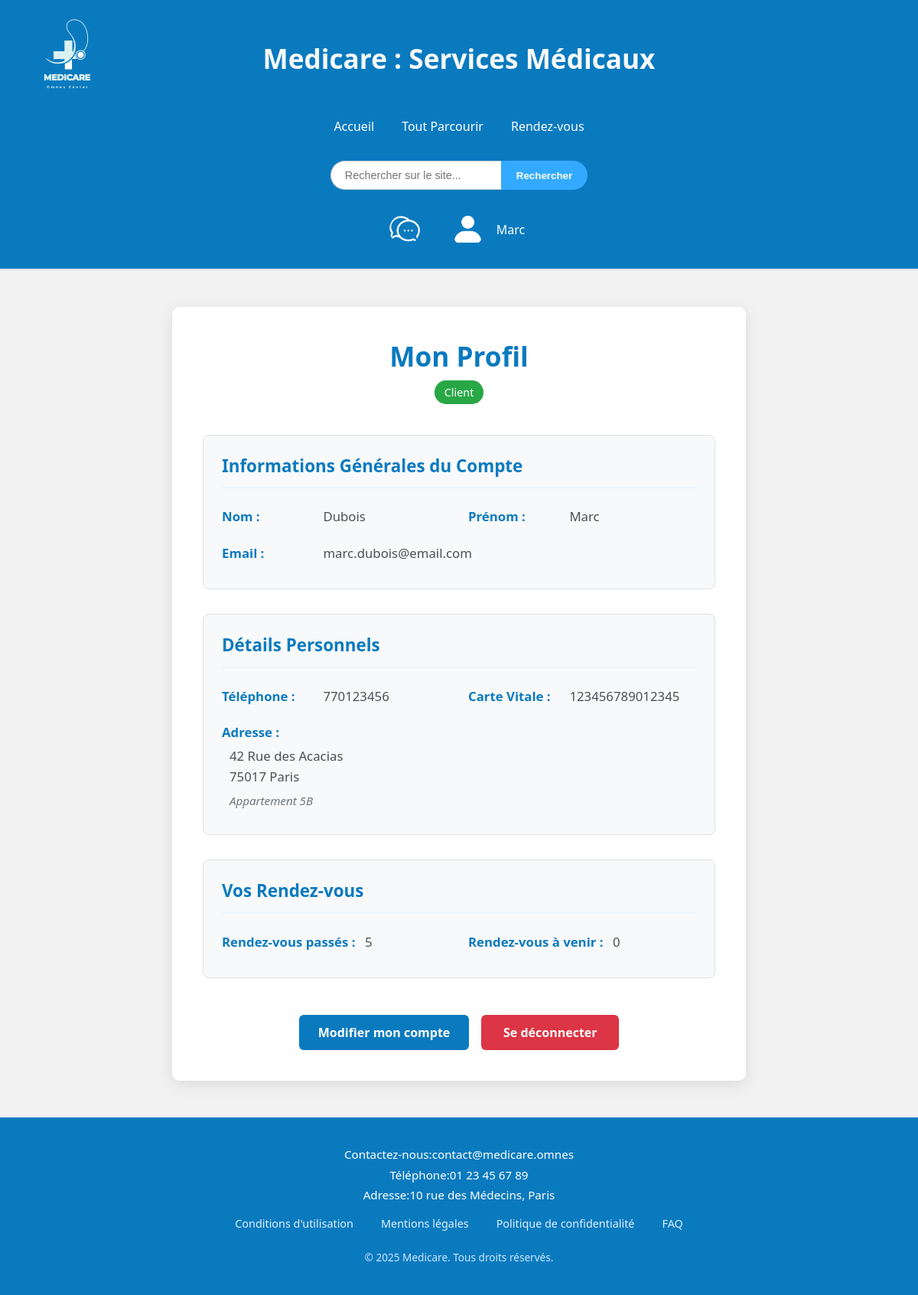
/profil.php (signed in), run on the app's committed database.
### tables this page shows
CREATE TABLE IF NOT EXISTS `utilisateurs` (
  `ID` int NOT NULL AUTO_INCREMENT,
  `Nom` varchar(255) DEFAULT NULL,
  `Prenom` varchar(255) DEFAULT NULL,
  `Email` varchar(255) DEFAULT NULL,
  `MotDePasse` varchar(255) DEFAULT NULL,
  `TypeCompte` varchar(255) NOT NULL,
  PRIMARY KEY (`ID`)
);

CREATE TABLE IF NOT EXISTS `utilisateurs_client` (
  `ID` int NOT NULL AUTO_INCREMENT,
  `Telephone` bigint NOT NULL,
  `CarteVitale` bigint NOT NULL,
  `ID_Adresse` int NOT NULL,
  PRIMARY KEY (`ID`)
);

CREATE TABLE IF NOT EXISTS `adresse` (
  `ID` int NOT NULL AUTO_INCREMENT,
  `Adresse` varchar(255) NOT NULL,
  `Ville` varchar(255) NOT NULL,
  `CodePostal` int NOT NULL,
  `InfosComplementaires` varchar(255) NOT NULL,
  PRIMARY KEY (`ID`)
);

### profil.php (the view, shortened to what this page needs)
<?php
$db_host = "localhost";
$db_user = "root";
$db_pass = "";
$db_name = "base_donne_web";
$conn = mysqli_connect($db_host, $db_user, $db_pass, $db_name);
$user_id = $_SESSION["user_id"];
$user_id_safe = (int) $user_id;
$sql = "SELECT ID, Nom, Prenom, Email, TypeCompte FROM utilisateurs WHERE ID = $user_id_safe";
$result_user = mysqli_query($conn, $sql);
$user = mysqli_fetch_assoc($result_user);
$type = $user["TypeCompte"];
$detailed_info = [];
$stats = [];
if ($type==="client") {
    $sql_client = "
        SELECT uc.Telephone, uc.CarteVitale,
               a.Adresse AS AdresseLigne, a.Ville, a.CodePostal, a.InfosComplementaires
        FROM utilisateurs_client uc
        LEFT JOIN adresse a ON uc.ID_Adresse = a.ID
        WHERE uc.ID = $user_id_safe
    ";
    $result_client = mysqli_query($conn, $sql_client);
    if ($result_client) {
        $detailed_info = mysqli_fetch_assoc($result_client) ?: [];
    } else {
        error_log("Erreur requête clienT: " . mysqli_error($conn) . " SQL: " . $sql_client);
    }
    $sql_rdv_past = "SELECT COUNT(*) as count FROM rdv WHERE ID_Client = $user_id_safe AND CONCAT(DateRDV, ' ', HeureFin) < NOW()";
    $result_rdv_past = mysqli_query($conn, $sql_rdv_past);
    if ($result_rdv_past) {
        $row_rdv_past = mysqli_fetch_assoc($result_rdv_past);
        $stats['rdv_past_count'] = $row_rdv_past['count'] ?? 0;
    } else {
        error_log("Erreur requête rdv passe " . mysqli_error($conn) . " SQL: " . $sql_rdv_past);
        $stats['rdv_past_count'] = 0;
    }
    $sql_rdv_upcoming = "SELECT COUNT(*) as count FROM rdv WHERE ID_Client = $user_id_safe AND CONCAT(DateRDV, ' ', HeureDebut) >= NOW()";
    $result_rdv_upcoming = mysqli_query($conn, $sql_rdv_upcoming);
     if ($result_rdv_upcoming) {
        $row_rdv_upcoming = mysqli_fetch_assoc($result_rdv_upcoming);
        $stats['rdv_upcoming_count'] = $row_rdv_upcoming['count'] ?? 0;
    } else {
        error_log("Erreur requête rdv futurs" . mysqli_error($conn) . " SQL: " . $sql_rdv_upcoming);
        $stats['rdv_upcoming_count'] = 0;
    }
}
function safe_html($value) {
    return $value !== 0 ? htmlspecialchars((string)$value, ENT_QUOTES, 'UTF-8') : '';
}
?>
<!DOCTYPE html>
<html lang="fr">
<?php require 'includes/head.php'; ?>
<body>
<?php require 'includes/header.php'; ?>
<main class="profile-main">
    <div class="profile-container">
        <div class="profile-page-header">
            <h2 class="profile-title">Mon Profil</h2>
            <div class="account-type-badge-container">
                 <span class="account-type-tag type-<?= strtolower(safe_html($type)) ?>"><?= safe_html(ucfirst($type)) ?></span>
            </div>
        </div>
        <section class="profile-section">
            <h3 class="section-title">Informations Générales du Compte</h3>
            <div class="profile-details-grid">
                <p class="profile-detail-item"><strong>Nom :</strong> <?= safe_html($user["Nom"] ?? '') ?></p>
                <p class="profile-detail-item"><strong>Prénom :</strong> <?= safe_html($user["Prenom"] ?? '') ?></p>
                <p class="profile-detail-item full-width"><strong>Email :</strong> <?= safe_html($user["Email"] ?? '') ?></p>
            </div>
        </section>
        <?php if ($type === "Personnel") : ?>
            <section class="profile-section">
                <h3 class="section-title">Détails Professionnels</h3>
                <?php if (!empty($detailed_info["Photo"])): ?>
                    <div class="profile-photo-wrapper">
                        <img src="uploads/<?= safe_html($detailed_info["Photo"]) ?>" alt="Photo de profil" class="profile-photo-display">
                    </div>
                <?php endif; ?>
                <div class="profile-details-grid">
                    <p class="profile-detail-item"><strong>Téléphone :</strong> <?= safe_html($detailed_info["Telephone"] ?? "Non renseigné") ?></p>
                    <p class="profile-detail-item"><strong>Spécialité / Type :</strong> <?= safe_html($detailed_info["Specialite"] ?? "Non renseignée") ?></p>
                    <?php if (!empty($detailed_info["Description"])): ?>
                        <p class="profile-detail-item full-width"><strong>Description :</strong><br><span class="description-text"><?= nl2br(safe_html($detailed_info["Description"])) ?></span></p>
                    <?php endif; ?>
                    <?php if (!empty($detailed_info["AdresseLigne"])): ?>
                        <p class="profile-detail-item full-width"><strong>Adresse Cabinet :</strong>
                            <span class="address-block">
                                <?= safe_html($detailed_info["AdresseLigne"]) ?><br>
                                <?= safe_html($detailed_info["CodePostal"] ?? '') ?> <?= safe_html($detailed_info["Ville"] ?? '') ?>
                                <?php if (!empty($detailed_info["InfosComplementaires"])): ?>
                                    <br><em class="address-complement"><?= safe_html($detailed_info["InfosComplementaires"]) ?></em>
                                <?php endif; ?>
                            </span>
                        </p>
                    <?php else: ?>
                        <p class="profile-detail-item full-width"><strong>Adresse Cabinet :</strong> Non renseignée</p>
                    <?php endif; ?>
                     <?php if (!empty($detailed_info["Video"])): ?>
                        <p class="profile-detail-item"><strong>Vidéo :</strong>
                            <a href="uploads/<?= safe_html($detailed_info["Video"]) ?>" target="_blank" class="video-link">Voir la vidéo</a>
                        </p>
                    <?php endif; ?>
                     <?php if (!empty($detailed_info["CV_Content"])): ?>
                        <p class="profile-detail-item"><strong>CV :</strong>
                            CV Disponible
                        </p>
                    <?php else: ?>
                        <p class="profile-detail-item"><strong>CV :</strong> Non renseigné</p>
                    <?php endif; ?>
                </div>
            </section>
            <section class="profile-section">
                <h3 class="section-title">Activité Professionnelle</h3>
                <div class="profile-details-grid">
                    <p class="profile-detail-item"><strong>Vos RDV à venir :</strong> <?= safe_html($stats['personnel_rdv_upcoming_count'] ?? '0'); ?> </p>
                    <p class="profile-detail-item"><strong>Vos créneaux libres à venir :</strong> <?= safe_html($stats['personnel_dispo_upcoming_count'] ?? '0'); ?></p>
                </div>
            </section>
        <?php elseif ($type === "client") : ?>
            <section class="profile-section">
                <h3 class="section-title">Détails Personnels</h3>
                <div class="profile-details-grid">
                    <p class="profile-detail-item"><strong>Téléphone :</strong> <?= safe_html($detailed_info["Telephone"] ?? "Non renseigné") ?></p>
                    <p class="profile-detail-item"><strong>Carte Vitale :</strong> <?= safe_html($detailed_info["CarteVitale"] ?? "Non renseignée") ?></p>
                    <?php if (!empty($detailed_info["AdresseLigne"])): ?>
                        <p class="profile-detail-item full-width"><strong>Adresse :</strong>
                             <span class="address-block">
                                <?= safe_html($detailed_info["AdresseLigne"]) ?><br>
                                <?= safe_html($detailed_info["CodePostal"] ?? '') ?> <?= safe_html($detailed_info["Ville"] ?? '') ?>
                                <?php if (!empty($detailed_info["InfosComplementaires"])): ?>
                                    <br><em class="address-complement"><?= safe_html($detailed_info["InfosComplementaires"]) ?></em>
                                <?php endif; ?>
                            </span>
                        </p>
                    <?php else: ?>
                        <p class="profile-detail-item full-width"><strong>Adresse :</strong> Non renseignée</p>
                    <?php endif; ?>
                </div>
            </section>
            <section class="profile-section">
                <h3 class="section-title">Vos Rendez-vous</h3>
                <div class="profile-details-grid">
                    <p class="profile-detail-item"><strong>Rendez-vous passés :</strong> <?= safe_html($stats['rdv_past_count'] ?? '0'); ?></p>
                    <p class="profile-detail-item"><strong>Rendez-vous à venir :</strong> <?= safe_html($stats['rdv_upcoming_count'] ?? '0'); ?></p>
                </div>
            </section>
        <?php endif; ?>
        <div class="profile-actions">
             <a href="modifier_profil.php" class="btn-profile-action btn-edit-profile">Modifier mon compte</a>
            <a href="logout.php" class="btn-profile-action btn-logout">Se déconnecter</a>
        </div>
    </div>
</main>
<?php require 'includes/footer.php'; ?>
</body>
</html>

### css/style.css (style rules this page uses)
* { margin: 0; padding: 0; box-sizing: border-box; }
html { height: 100%; }
body { min-height: 100%; display: flex; flex-direction: column; font-family: 'Segoe UI', sans-serif; background-color: #f2f2f2; color: #333; margin: 0; }
main { flex-grow: 1; }

### profil.php (style rules this page uses)
.profile-main { padding: 2rem; background-color: #f2f2f2; display: flex; justify-content: center; align-items: flex-start; min-height: calc(100vh - 160px); }
.profile-container { max-width: 750px; width: 100%; margin: 1rem auto; background: #fff; padding: 2.5rem; border-radius: 10px; box-shadow: 0 5px 20px rgba(0,0,0,0.1); box-sizing: border-box; }
.profile-page-header { text-align: center; margin-bottom: 2.5rem; }
.profile-title { color: #0a7abf; margin-bottom: 0.5rem; font-size: 2.2rem; font-weight: 600; }
.account-type-badge-container { margin-top: 0.5rem; }
.profile-section { background-color: #f8f9fa; border: 1px solid #e0e0e0; border-radius: 8px; padding: 1.5rem; margin-bottom: 2rem; }
.section-title { color: #0a7abf; font-size: 1.4rem; margin-top: 0; margin-bottom: 1.5rem; padding-bottom: 0.8rem; border-bottom: 2px solid #eaf5ff; }
.profile-details-grid { display: grid; grid-template-columns: 1fr; gap: 0.8rem 1.5rem; }
@media (min-width: 600px) { .profile-details-grid { grid-template-columns: 1fr 1fr; } }
@media (min-width: 600px) { .profile-detail-item.full-width { grid-column: 1 / -1; } }
.profile-detail-item { margin: 0; font-size: 1.05rem; color: #495057; padding-bottom: 0.5rem; line-height: 1.6; }
.profile-detail-item strong { color: #0a7abf; font-weight: 600; margin-right: 0.5rem; display: inline-block; min-width: 120px; }
.description-text, .address-block { display: block; margin-left: 10px; margin-top: 4px; }
.account-type-tag { display: inline-block; padding: 0.4em 0.9em; border-radius: 15px; font-weight: 500; font-size: 0.9em; color: white; text-transform: capitalize; }
.account-type-tag.type-client { background-color: #28a745; }
.address-complement { font-size: 0.9em; color: #6c757d; display: block; margin-top: 5px; font-style: italic; }
.profile-actions { text-align: center; margin-top: 3rem; display: flex; flex-wrap: wrap; justify-content: center; gap: 1rem; }
.btn-profile-action { display: inline-block; padding: 12px 25px; color: white; text-decoration: none; border-radius: 6px; font-weight: bold; transition: background-color 0.2s ease, transform 0.2s ease; min-width: 180px; text-align: center; border: none; cursor: pointer; }
.btn-edit-profile { background-color: #0a7abf; }
.btn-logout { background-color: #dc3545; }

### data on the page
utilisateurs: TypeCompte "Client", Nom "Dubois", Prenom "Marc", Email "marc.dubois@email.com"
utilisateurs_client: Telephone "770123456", CarteVitale "123456789012345", ID_Adresse.Adresse "42 Rue des Acacias", ID_Adresse.CodePostal "75017", ID_Adresse.Ville "Paris", ID_Adresse.InfosComplementaires "Appartement 5B"

### other printed values
safe_html_header($_SESSION["user_prenom"]) "Marc"
safe_html($stats['rdv_past_count'] ?? '0') "5"
safe_html($stats['rdv_upcoming_count'] ?? '0') "0"
